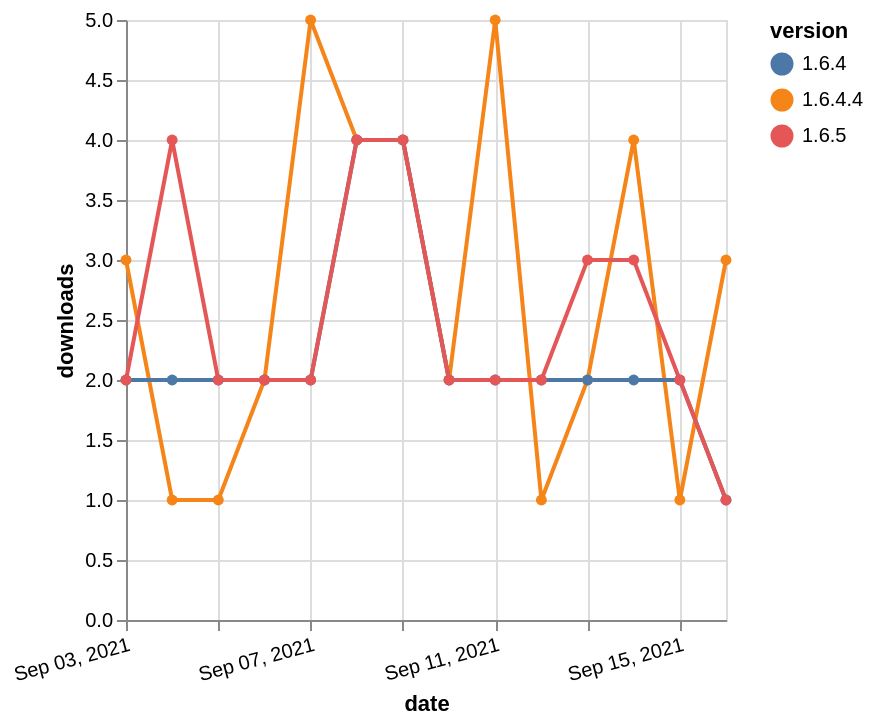

Vega-Lite specification for this chart:
### Vega-Lite specification from a JSON file in a GitHub repository (floating-point values rounded to 4 significant figures)
{"$schema": "https://vega.github.io/schema/vega-lite/v5.json", "description": "A simple bar chart with embedded data.", "data": {"values": [{"date": "2021-09-03", "total": 792, "delta": 3, "version": "1.6.4.4"}, {"date": "2021-09-04", "total": 793, "delta": 1, "version": "1.6.4.4"}, {"date": "2021-09-05", "total": 794, "delta": 1, "version": "1.6.4.4"}, {"date": "2021-09-06", "total": 796, "delta": 2, "version": "1.6.4.4"}, {"date": "2021-09-07", "total": 801, "delta": 5, "version": "1.6.4.4"}, {"date": "2021-09-08", "total": 805, "delta": 4, "version": "1.6.4.4"}, {"date": "2021-09-09", "total": 809, "delta": 4, "version": "1.6.4.4"}, {"date": "2021-09-10", "total": 811, "delta": 2, "version": "1.6.4.4"}, {"date": "2021-09-11", "total": 816, "delta": 5, "version": "1.6.4.4"}, {"date": "2021-09-12", "total": 817, "delta": 1, "version": "1.6.4.4"}, {"date": "2021-09-13", "total": 819, "delta": 2, "version": "1.6.4.4"}, {"date": "2021-09-14", "total": 823, "delta": 4, "version": "1.6.4.4"}, {"date": "2021-09-15", "total": 824, "delta": 1, "version": "1.6.4.4"}, {"date": "2021-09-16", "total": 827, "delta": 3, "version": "1.6.4.4"}, {"date": "2021-09-03", "total": 2667, "delta": 2, "version": "1.6.4"}, {"date": "2021-09-04", "total": 2669, "delta": 2, "version": "1.6.4"}, {"date": "2021-09-05", "total": 2671, "delta": 2, "version": "1.6.4"}, {"date": "2021-09-06", "total": 2673, "delta": 2, "version": "1.6.4"}, {"date": "2021-09-07", "total": 2675, "delta": 2, "version": "1.6.4"}, {"date": "2021-09-08", "total": 2679, "delta": 4, "version": "1.6.4"}, {"date": "2021-09-09", "total": 2683, "delta": 4, "version": "1.6.4"}, {"date": "2021-09-10", "total": 2685, "delta": 2, "version": "1.6.4"}, {"date": "2021-09-11", "total": 2687, "delta": 2, "version": "1.6.4"}, {"date": "2021-09-12", "total": 2689, "delta": 2, "version": "1.6.4"}, {"date": "2021-09-13", "total": 2691, "delta": 2, "version": "1.6.4"}, {"date": "2021-09-14", "total": 2693, "delta": 2, "version": "1.6.4"}, {"date": "2021-09-15", "total": 2695, "delta": 2, "version": "1.6.4"}, {"date": "2021-09-16", "total": 2696, "delta": 1, "version": "1.6.4"}, {"date": "2021-09-03", "total": 2916, "delta": 2, "version": "1.6.5"}, {"date": "2021-09-04", "total": 2920, "delta": 4, "version": "1.6.5"}, {"date": "2021-09-05", "total": 2922, "delta": 2, "version": "1.6.5"}, {"date": "2021-09-06", "total": 2924, "delta": 2, "version": "1.6.5"}, {"date": "2021-09-07", "total": 2926, "delta": 2, "version": "1.6.5"}, {"date": "2021-09-08", "total": 2930, "delta": 4, "version": "1.6.5"}, {"date": "2021-09-09", "total": 2934, "delta": 4, "version": "1.6.5"}, {"date": "2021-09-10", "total": 2936, "delta": 2, "version": "1.6.5"}, {"date": "2021-09-11", "total": 2938, "delta": 2, "version": "1.6.5"}, {"date": "2021-09-12", "total": 2940, "delta": 2, "version": "1.6.5"}, {"date": "2021-09-13", "total": 2943, "delta": 3, "version": "1.6.5"}, {"date": "2021-09-14", "total": 2946, "delta": 3, "version": "1.6.5"}, {"date": "2021-09-15", "total": 2948, "delta": 2, "version": "1.6.5"}, {"date": "2021-09-16", "total": 2949, "delta": 1, "version": "1.6.5"}]}, "width": "container", "mark": {"type": "line", "point": {"filled": true}}, "encoding": {"x": {"field": "date", "type": "temporal", "timeUnit": "yearmonthdate", "title": "date", "axis": {"labelAngle": -15}}, "y": {"field": "delta", "type": "quantitative", "title": "downloads"}, "color": {"field": "version", "type": "nominal"}, "tooltip": {"field": "delta"}}}
